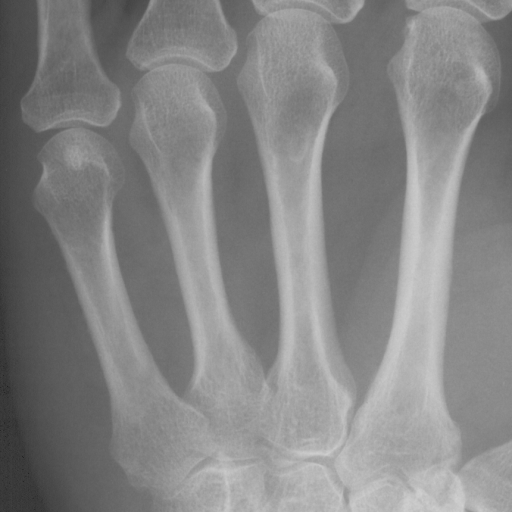
#> input picture ex1/data/metacarpals.png, 512 x 512 px
$ python ex1_7.py
#> lines starting #> are read from the running program, lines starting #| are printed output that depends on the picture; after the words box and inside, x2 and y2 are one past the last pixel; in counts of white or black regions, pixels touching at a corner belong together
from skimage import color, io, measure, img_as_ubyte  # type: ignore
from skimage.measure import profile_line
from skimage.transform import rescale, resize
import matplotlib.pyplot as plt
import numpy as np
import pydicom as dicom

# Directory containing image
in_dir = "data/"
im_name = "metacarpals.png"
im_org = io.imread(in_dir + im_name)
#> im_org is the input picture: shape (512, 512); min 32, max 208, mean 132.8

# # Show image
# io.imshow(im_org)
# plt.title('Metacarpal image')
# io.show()

# Mask
threshold = 130
im_mask = im_org > threshold
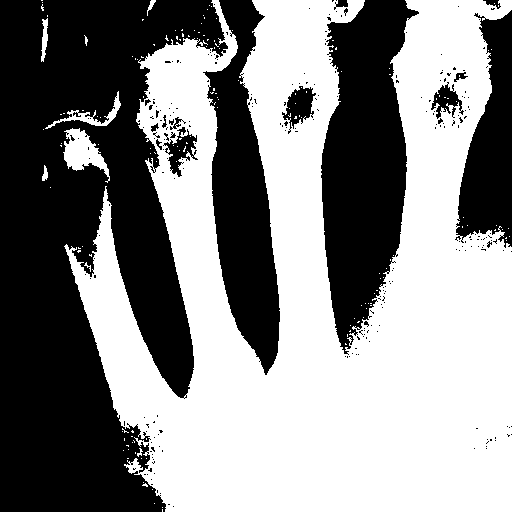
#> im_mask: shape (512, 512) bool; 53.2% white; 255 black regions (239 under 20 px), largest, box (x1, y1, x2, y2) and area: (0, 0, 228, 512) 74538, (321, 0, 419, 355) 21939, (203, 0, 280, 375) 15039

# Show mask and histogram together
fig, ax = plt.subplots(1, 2)
ax[0].imshow(im_mask)
ax[0].set_title('Mask')
ax[1].hist(im_org.ravel(), bins=256)
ax[1].set_title('Metacarpal image histogram')
# Show a vertical line at the threshold
ax[1].axvline(130, color='r', linestyle='dashed', linewidth=1)
# Add more space between the two plots
fig.tight_layout()
plt.show()
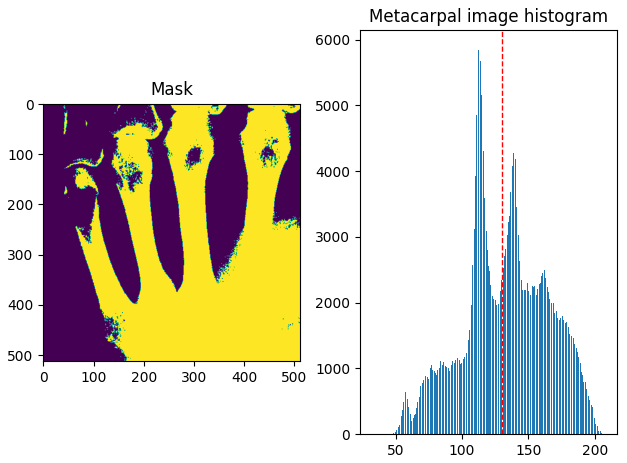
#> figure drawn by matplotlib, 2 panels; panel 2: tallest bar 5848 high, from x = 112.4 to 113.1

# Copy the original image
im_mask_color = np.copy(im_org)
# Convert the mask to RGB
im_mask_color = color.gray2rgb(im_mask_color)
# Color the mask blue
im_mask_color[im_mask] = [0, 0, 255]
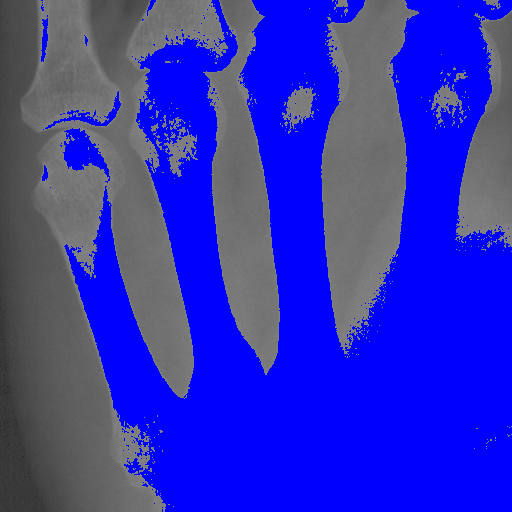
#> im_mask_color: shape (512, 512, 3); mean R, G, B 49.1, 49.1, 184.7
# Show the mask
io.imshow(im_mask_color)
plt.title('Mask blue')
io.show()

# Save the mask
io.imsave(in_dir + "metacarpals_mask.png", im_mask_color)
